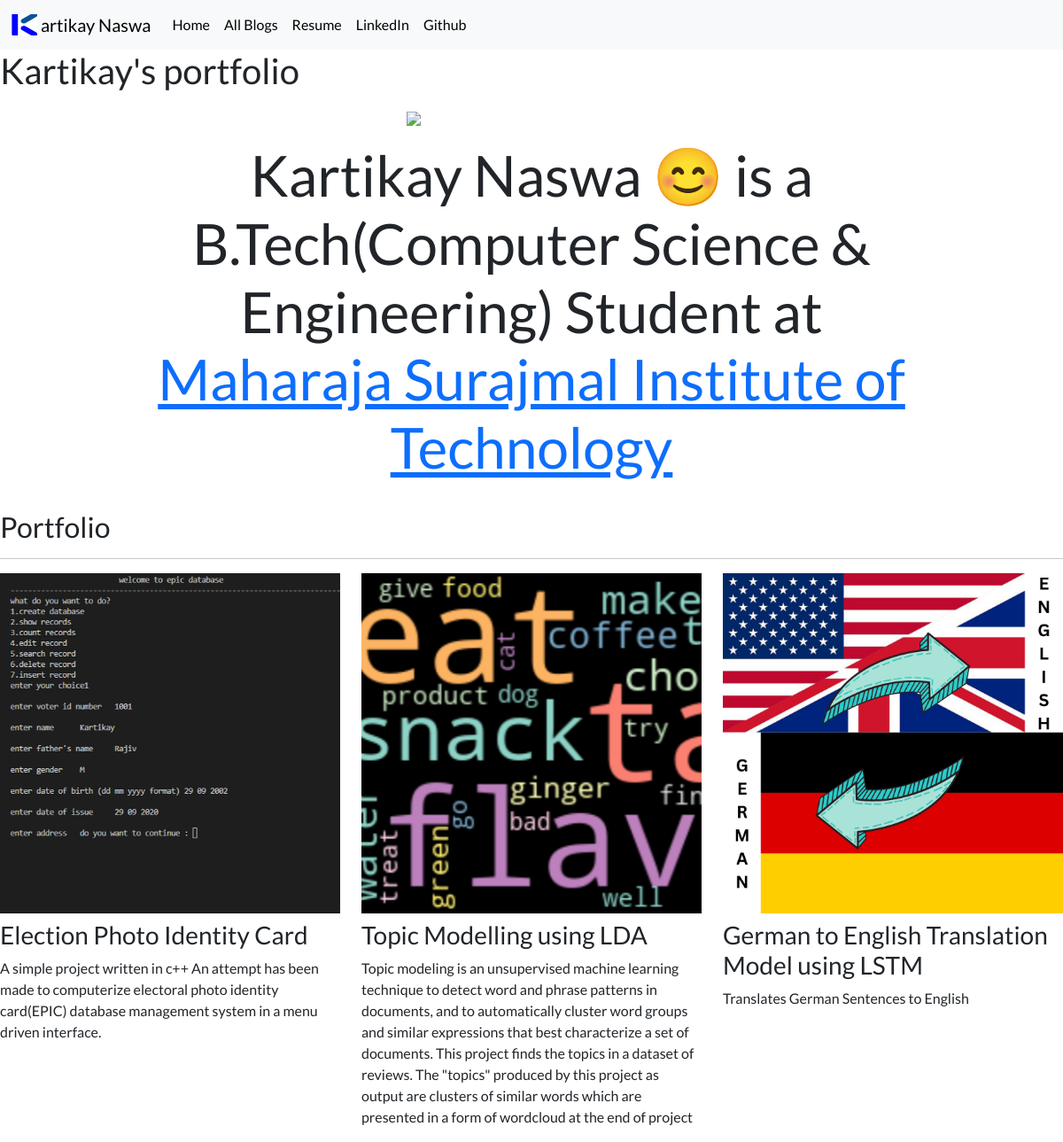
The page / on the database its author committed.
### portfolio/models.py (models this page shows, shortened)
class Project(models.Model):
    title = models.CharField(max_length=100)
    Description = models.CharField(max_length=500)
    image = models.ImageField(upload_to='portfolio/images/')
    url = models.URLField(blank=True)

### portfolio/views.py (the view)
# urls.py: 2. Add a URL to urlpatterns:  path('', views.home, name='home')
def home(request):
    projects = Project.objects.all()
    return render(request, 'portfolio/home.html',{'projects':projects})

### portfolio/templates/portfolio/home.html
{% extends 'portfolio/base.html' %}
{% block content %}
<h1 class="font-weight-bold ">Kartikay's portfolio</h1>
{%load static%}
<div class="row justify-content-center my-3">
  <div class="col-3">
    <img src="{% static 'portfolio/Statimg.jpg' %}" class="img-fluid">
  </div>
</div>
  <div class="row justify-content-center mb-3">
    <div class="col-md-9 text-center">
      <h5 id="hometext" class="font-weight-bold">Kartikay Naswa 😊 is a B.Tech(Computer Science & Engineering) Student at <a href = "https://www.msit.in/">Maharaja Surajmal Institute of Technology</a> </h5>
    </div>
  </div>
  <h2 class="mt-4">Portfolio</h2>
  <hr>
  <div class="row">
  {% for project in projects %}
    <div class="col-lg-4 col-md-2" >
      {% if project.url %}
      <a href="{{ project.url }}">
        <img src = "{{project.image.url}}" class="img-fluid mb-2" >
      </a>
      {% else %}
      <img src = "{{project.image.url}}" class="img-fluid mb-2" >
      {% endif %}
      <h3>{{ project.title }}</h3>
      <p>{{project.Description}}</p>
    </div>
  {% endfor %}
</div>
{% endblock %}

### portfolio/templates/portfolio/base.html (shortened to what this page needs)
{% load static %}
<!doctype html>
<html lang="en">
<head>
    <link rel="stylesheet" href="https://cdn.jsdelivr.net/npm/bootstrap@5.3.0-alpha1/dist/css/bootstrap.min.css">
    <link rel="stylesheet" href="{% static 'portfolio/custom.css' %}">
</head>
<body>
<nav class="navbar navbar-expand-lg bg-body-tertiary">
    <div class="container-fluid">
      <a class="navbar-brand" href="#">
        <img src="{% static 'portfolio/logo1.png' %}" alt="(logo) K" width="30" height="24" class="d-inline-block align-text-top">
        <span>artikay Naswa</span>
      </a>
      <div class="collapse navbar-collapse" id="navbarSupportedContent">
        <ul class="navbar-nav me-auto mb-2 mb-lg-0">
          <li class="nav-item">
            <a class="nav-link active" aria-current="page" href="{% url 'home' %}">Home</a>
          </li>
          <li class="nav-item">
            <a class="nav-link" href="{% url 'blog:all_blogs' %}">All Blogs</a>
          </li>
          <li class="nav-item">
            <a class="nav-link" href="{% static 'portfolio/Kartikay_Naswa_Resume.pdf'%}" target="_blank">Resume</a>
          </li>
          <li class="nav-item">
            <a class="nav-link" href="https://www.linkedin.com/in/kartikay-naswa/" target="_blank">LinkedIn</a>
          </li>
          <li class="nav-item">
            <a class="nav-link" href="https://github.com/kartikaynaswa" target="_blank">Github</a>
          </li>
        </ul>
      </div>
    </div>
  </nav>
{% block content %}{% endblock %}
</body>
</html>

### portfolio/static/portfolio/custom.css (style rules this page uses)
.navbar-nav .nav-link { color: rgba(0,0,0,1) !important; }
body { font-family: 'Lato', sans-serif; }
@media (min-width: 992px) { #hometext { font-size: 4rem; } }

### rows shown on the page
Project: image (picture), title "Election Photo Identity Card", Description "A simple project written in c++ An attempt has been made to computerize electoral photo identity card(EPIC) database management system in a menu driven interface."
Project: image (picture), title "Topic Modelling using LDA", Description "Topic modeling is an unsupervised machine learning technique to detect word and phrase patterns in documents, and to automatically cluster word groups and similar expressions that best characterize a set of documents. This project finds the topics in a dataset of reviews. The \"topics\" produced by this project as output are clusters of similar words which are presented in a form of wordcloud at the end of project"
Project: image (picture), title "German to English Translation Model using LSTM", Description "Translates German Sentences to English"
